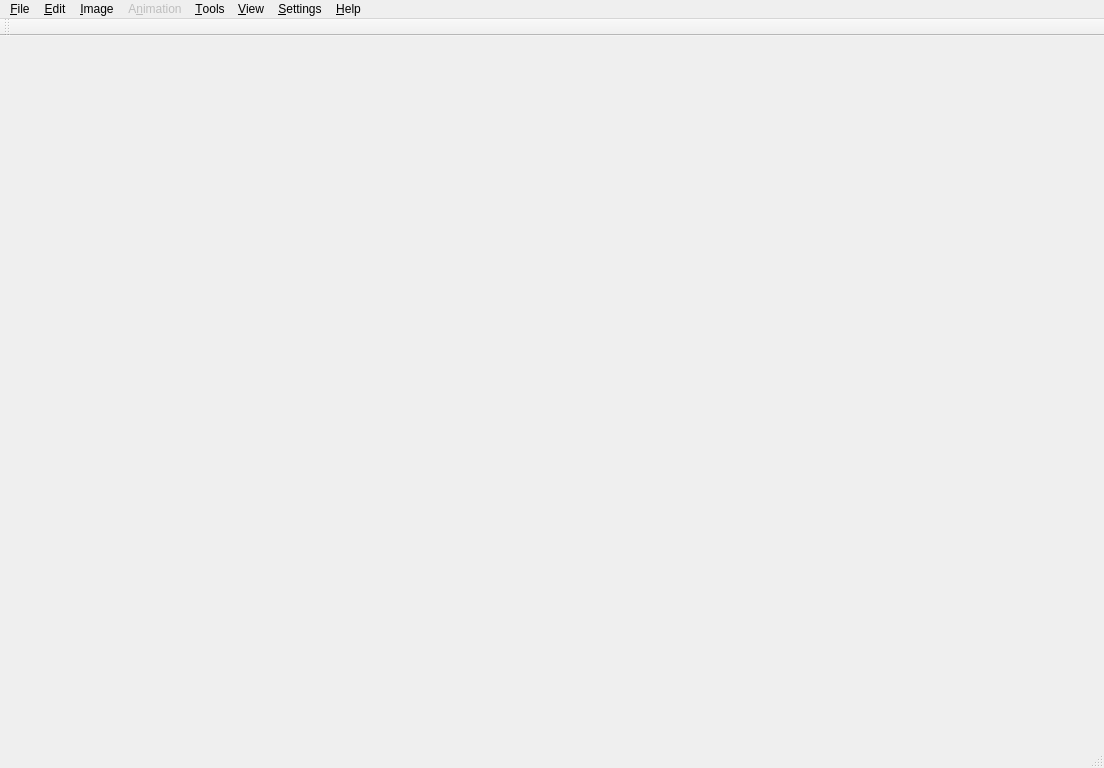
<?xml version="1.0" encoding="UTF-8"?>
<ui version="4.0">
 <class>MainWindow</class>
 <widget class="QMainWindow" name="MainWindow">
  <property name="geometry">
   <rect>
    <x>0</x>
    <y>0</y>
    <width>1104</width>
    <height>768</height>
   </rect>
  </property>
  <widget class="QWidget" name="centralwidget">
   <layout class="QVBoxLayout" name="verticalLayout">
    <item>
     <widget class="ExtendedTabWidget" name="main_tab">
      <property name="elideMode">
       <enum>Qt::ElideLeft</enum>
      </property>
      <property name="documentMode">
       <bool>true</bool>
      </property>
      <property name="tabsClosable">
       <bool>true</bool>
      </property>
      <property name="movable">
       <bool>true</bool>
      </property>
     </widget>
    </item>
   </layout>
  </widget>
  <widget class="QMenuBar" name="menubar">
   <property name="geometry">
    <rect>
     <x>0</x>
     <y>0</y>
     <width>1104</width>
     <height>23</height>
    </rect>
   </property>
   <widget class="QMenu" name="menu_file">
    <property name="title">
     <string>&amp;File</string>
    </property>
    <widget class="QMenu" name="menu_open_recent">
     <property name="title">
      <string>Open &amp;Recent</string>
     </property>
     <property name="icon">
      <iconset theme="document-open-recent">
       <normaloff/>
      </iconset>
     </property>
     <addaction name="action_no_recent_files"/>
    </widget>
    <addaction name="action_new"/>
    <addaction name="action_open"/>
    <addaction name="menu_open_recent"/>
    <addaction name="separator"/>
    <addaction name="action_save"/>
    <addaction name="action_save_as"/>
    <addaction name="action_save_all"/>
    <addaction name="action_reload"/>
    <addaction name="separator"/>
    <addaction name="action_print"/>
    <addaction name="separator"/>
    <addaction name="action_close"/>
    <addaction name="action_close_all"/>
    <addaction name="separator"/>
    <addaction name="action_quit"/>
   </widget>
   <widget class="QMenu" name="menu_edit">
    <property name="title">
     <string>&amp;Edit</string>
    </property>
    <addaction name="separator"/>
   </widget>
   <widget class="QMenu" name="menu_image">
    <property name="title">
     <string>&amp;Image</string>
    </property>
    <widget class="QMenu" name="menu_color">
     <property name="enabled">
      <bool>false</bool>
     </property>
     <property name="title">
      <string>&amp;Color</string>
     </property>
     <property name="icon">
      <iconset theme="format-fill-color">
       <normaloff/>
      </iconset>
     </property>
     <addaction name="action_full_color"/>
     <addaction name="action_indexed"/>
    </widget>
    <addaction name="menu_color"/>
    <addaction name="action_resize_canvas"/>
    <addaction name="action_scale"/>
   </widget>
   <widget class="QMenu" name="menu_animation">
    <property name="enabled">
     <bool>false</bool>
    </property>
    <property name="title">
     <string>A&amp;nimation</string>
    </property>
   </widget>
   <widget class="QMenu" name="menu_help">
    <property name="title">
     <string>&amp;Help</string>
    </property>
    <addaction name="action_about"/>
    <addaction name="action_about_qt"/>
   </widget>
   <widget class="QMenu" name="menu_view">
    <property name="title">
     <string>&amp;View</string>
    </property>
    <widget class="QMenu" name="menu_docks">
     <property name="title">
      <string>&amp;Docks</string>
     </property>
    </widget>
    <widget class="QMenu" name="menu_toolbars">
     <property name="title">
      <string>Tool&amp;bars</string>
     </property>
    </widget>
    <addaction name="menu_docks"/>
    <addaction name="menu_toolbars"/>
   </widget>
   <widget class="QMenu" name="menu_tools">
    <property name="title">
     <string>&amp;Tools</string>
    </property>
   </widget>
   <widget class="QMenu" name="menu_settings">
    <property name="title">
     <string>&amp;Settings</string>
    </property>
    <widget class="QMenu" name="menu_plugins">
     <property name="title">
      <string>Pl&amp;ugins</string>
     </property>
     <property name="icon">
      <iconset theme="preferences-plugin">
       <normaloff/>
      </iconset>
     </property>
    </widget>
    <addaction name="menu_plugins"/>
    <addaction name="action_preferences"/>
   </widget>
   <addaction name="menu_file"/>
   <addaction name="menu_edit"/>
   <addaction name="menu_image"/>
   <addaction name="menu_animation"/>
   <addaction name="menu_tools"/>
   <addaction name="menu_view"/>
   <addaction name="menu_settings"/>
   <addaction name="menu_help"/>
  </widget>
  <widget class="QStatusBar" name="statusbar"/>
  <widget class="QToolBar" name="tool_bar">
   <attribute name="toolBarArea">
    <enum>TopToolBarArea</enum>
   </attribute>
   <attribute name="toolBarBreak">
    <bool>false</bool>
   </attribute>
  </widget>
  <action name="action_new">
   <property name="icon">
    <iconset theme="document-new">
     <normaloff/>
    </iconset>
   </property>
   <property name="text">
    <string>&amp;New</string>
   </property>
  </action>
  <action name="action_open">
   <property name="icon">
    <iconset theme="document-open">
     <normaloff/>
    </iconset>
   </property>
   <property name="text">
    <string>&amp;Open</string>
   </property>
  </action>
  <action name="action_save">
   <property name="icon">
    <iconset theme="document-save">
     <normaloff/>
    </iconset>
   </property>
   <property name="text">
    <string>&amp;Save</string>
   </property>
  </action>
  <action name="action_save_as">
   <property name="icon">
    <iconset theme="document-save-as">
     <normaloff/>
    </iconset>
   </property>
   <property name="text">
    <string>Save &amp;As...</string>
   </property>
  </action>
  <action name="action_save_all">
   <property name="icon">
    <iconset theme="document-save-all">
     <normaloff/>
    </iconset>
   </property>
   <property name="text">
    <string>Save A&amp;ll</string>
   </property>
  </action>
  <action name="action_print">
   <property name="enabled">
    <bool>false</bool>
   </property>
   <property name="icon">
    <iconset theme="document-print">
     <normaloff/>
    </iconset>
   </property>
   <property name="text">
    <string>&amp;Print...</string>
   </property>
  </action>
  <action name="action_close">
   <property name="icon">
    <iconset theme="document-close">
     <normaloff/>
    </iconset>
   </property>
   <property name="text">
    <string>&amp;Close</string>
   </property>
  </action>
  <action name="action_quit">
   <property name="icon">
    <iconset theme="application-exit">
     <normaloff/>
    </iconset>
   </property>
   <property name="text">
    <string>&amp;Quit</string>
   </property>
  </action>
  <action name="action_no_recent_files">
   <property name="enabled">
    <bool>false</bool>
   </property>
   <property name="text">
    <string>&amp;No Recent Files</string>
   </property>
  </action>
  <action name="action_close_all">
   <property name="icon">
    <iconset theme="window-close">
     <normaloff/>
    </iconset>
   </property>
   <property name="text">
    <string>Clos&amp;e All</string>
   </property>
   <property name="shortcut">
    <string>Ctrl+Shift+W</string>
   </property>
  </action>
  <action name="action_about">
   <property name="icon">
    <iconset theme="help-about">
     <normaloff/>
    </iconset>
   </property>
   <property name="text">
    <string>&amp;About...</string>
   </property>
  </action>
  <action name="action_about_qt">
   <property name="text">
    <string>About &amp;Qt...</string>
   </property>
  </action>
  <action name="action_preferences">
   <property name="icon">
    <iconset theme="configure">
     <normaloff/>
    </iconset>
   </property>
   <property name="text">
    <string>&amp;Preferences...</string>
   </property>
  </action>
  <action name="action_reload">
   <property name="icon">
    <iconset theme="document-revert">
     <normaloff/>
    </iconset>
   </property>
   <property name="text">
    <string>Reloa&amp;d</string>
   </property>
  </action>
  <action name="action_full_color">
   <property name="checkable">
    <bool>true</bool>
   </property>
   <property name="checked">
    <bool>true</bool>
   </property>
   <property name="text">
    <string>&amp;Full Color</string>
   </property>
  </action>
  <action name="action_indexed">
   <property name="checkable">
    <bool>true</bool>
   </property>
   <property name="text">
    <string>&amp;Indexed</string>
   </property>
  </action>
  <action name="action_resize_canvas">
   <property name="icon">
    <iconset theme="transform-scale">
     <normaloff/>
    </iconset>
   </property>
   <property name="text">
    <string>&amp;Resize Canvas...</string>
   </property>
  </action>
  <action name="action_scale">
   <property name="enabled">
    <bool>false</bool>
   </property>
   <property name="icon">
    <iconset theme="transform-scale">
     <normaloff/>
    </iconset>
   </property>
   <property name="text">
    <string>&amp;Scale...</string>
   </property>
  </action>
 </widget>
 <customwidgets>
  <customwidget>
   <class>ExtendedTabWidget</class>
   <extends>QTabWidget</extends>
   <header>extended_tab_widget.hpp</header>
   <container>1</container>
  </customwidget>
 </customwidgets>
 <resources/>
 <connections>
  <connection>
   <sender>action_new</sender>
   <signal>triggered()</signal>
   <receiver>MainWindow</receiver>
   <slot>documentNew()</slot>
   <hints>
    <hint type="sourcelabel">
     <x>-1</x>
     <y>-1</y>
    </hint>
    <hint type="destinationlabel">
     <x>399</x>
     <y>299</y>
    </hint>
   </hints>
  </connection>
  <connection>
   <sender>action_open</sender>
   <signal>triggered()</signal>
   <receiver>MainWindow</receiver>
   <slot>documentOpen()</slot>
   <hints>
    <hint type="sourcelabel">
     <x>-1</x>
     <y>-1</y>
    </hint>
    <hint type="destinationlabel">
     <x>399</x>
     <y>299</y>
    </hint>
   </hints>
  </connection>
  <connection>
   <sender>action_save</sender>
   <signal>triggered()</signal>
   <receiver>MainWindow</receiver>
   <slot>documentSave()</slot>
   <hints>
    <hint type="sourcelabel">
     <x>-1</x>
     <y>-1</y>
    </hint>
    <hint type="destinationlabel">
     <x>399</x>
     <y>299</y>
    </hint>
   </hints>
  </connection>
  <connection>
   <sender>action_save_as</sender>
   <signal>triggered()</signal>
   <receiver>MainWindow</receiver>
   <slot>documentSaveAs()</slot>
   <hints>
    <hint type="sourcelabel">
     <x>-1</x>
     <y>-1</y>
    </hint>
    <hint type="destinationlabel">
     <x>399</x>
     <y>299</y>
    </hint>
   </hints>
  </connection>
  <connection>
   <sender>action_quit</sender>
   <signal>triggered()</signal>
   <receiver>MainWindow</receiver>
   <slot>close()</slot>
   <hints>
    <hint type="sourcelabel">
     <x>-1</x>
     <y>-1</y>
    </hint>
    <hint type="destinationlabel">
     <x>399</x>
     <y>299</y>
    </hint>
   </hints>
  </connection>
  <connection>
   <sender>action_close</sender>
   <signal>triggered()</signal>
   <receiver>MainWindow</receiver>
   <slot>documentClose()</slot>
   <hints>
    <hint type="sourcelabel">
     <x>-1</x>
     <y>-1</y>
    </hint>
    <hint type="destinationlabel">
     <x>399</x>
     <y>299</y>
    </hint>
   </hints>
  </connection>
  <connection>
   <sender>action_close_all</sender>
   <signal>triggered()</signal>
   <receiver>MainWindow</receiver>
   <slot>documentCloseAll()</slot>
   <hints>
    <hint type="sourcelabel">
     <x>-1</x>
     <y>-1</y>
    </hint>
    <hint type="destinationlabel">
     <x>399</x>
     <y>299</y>
    </hint>
   </hints>
  </connection>
  <connection>
   <sender>action_reload</sender>
   <signal>triggered()</signal>
   <receiver>MainWindow</receiver>
   <slot>documentReload()</slot>
   <hints>
    <hint type="sourcelabel">
     <x>-1</x>
     <y>-1</y>
    </hint>
    <hint type="destinationlabel">
     <x>551</x>
     <y>383</y>
    </hint>
   </hints>
  </connection>
 </connections>
 <slots>
  <slot>documentNew()</slot>
  <slot>documentOpen()</slot>
  <slot>documentSave()</slot>
  <slot>documentSaveAs()</slot>
  <slot>updateTitle()</slot>
  <slot>documentClose()</slot>
  <slot>documentCloseAll()</slot>
  <slot>documentReload()</slot>
 </slots>
</ui>
